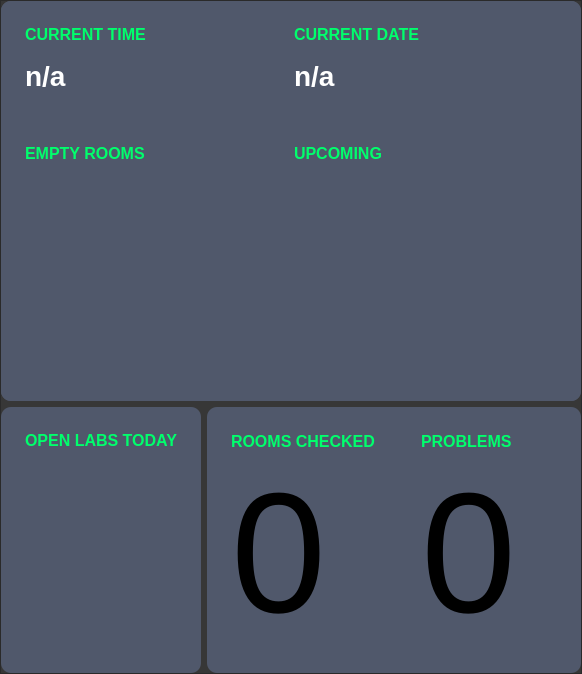
      <widget class="QWidget" name="pageDashboard">
       <property name="sizePolicy">
        <sizepolicy hsizetype="MinimumExpanding" vsizetype="MinimumExpanding">
         <horstretch>0</horstretch>
         <verstretch>0</verstretch>
        </sizepolicy>
       </property>
       <layout class="QGridLayout" name="gridLayout">
        <property name="leftMargin">
         <number>0</number>
        </property>
        <property name="topMargin">
         <number>0</number>
        </property>
        <property name="rightMargin">
         <number>0</number>
        </property>
        <property name="bottomMargin">
         <number>0</number>
        </property>
        <property name="spacing">
         <number>0</number>
        </property>
        <item row="0" column="0">
         <widget class="QFrame" name="frameDashboard">
          <property name="enabled">
           <bool>true</bool>
          </property>
          <property name="sizePolicy">
           <sizepolicy hsizetype="Expanding" vsizetype="Expanding">
            <horstretch>0</horstretch>
            <verstretch>0</verstretch>
           </sizepolicy>
          </property>
          <property name="minimumSize">
           <size>
            <width>0</width>
            <height>0</height>
           </size>
          </property>
          <property name="autoFillBackground">
           <bool>false</bool>
          </property>
          <property name="styleSheet">
           <string notr="true">background-color: rgb(55,55,55);</string>
          </property>
          <property name="frameShape">
           <enum>QFrame::StyledPanel</enum>
          </property>
          <property name="frameShadow">
           <enum>QFrame::Raised</enum>
          </property>
          <layout class="QGridLayout" name="gridLayout_4">
           <property name="leftMargin">
            <number>0</number>
           </property>
           <property name="topMargin">
            <number>0</number>
           </property>
           <property name="rightMargin">
            <number>0</number>
           </property>
           <property name="bottomMargin">
            <number>0</number>
           </property>
           <item row="0" column="0" colspan="2">
            <widget class="QFrame" name="frameDashboardBrief_2">
             <property name="sizePolicy">
              <sizepolicy hsizetype="Expanding" vsizetype="Expanding">
               <horstretch>0</horstretch>
               <verstretch>0</verstretch>
              </sizepolicy>
             </property>
             <property name="accessibleDescription">
              <string>backgroundFrame</string>
             </property>
             <property name="styleSheet">
              <string notr="true">background-color: rgb(80,88,107);
border-radius: 10px;</string>
             </property>
             <property name="frameShape">
              <enum>QFrame::StyledPanel</enum>
             </property>
             <property name="frameShadow">
              <enum>QFrame::Raised</enum>
             </property>
             <property name="lineWidth">
              <number>1</number>
             </property>
             <layout class="QHBoxLayout" name="horizontalLayout">
              <property name="spacing">
               <number>6</number>
              </property>
              <property name="leftMargin">
               <number>0</number>
              </property>
              <property name="topMargin">
               <number>0</number>
              </property>
              <property name="rightMargin">
               <number>0</number>
              </property>
              <property name="bottomMargin">
               <number>0</number>
              </property>
              <item>
               <widget class="QFrame" name="frameDashboardBrief_5">
                <property name="sizePolicy">
                 <sizepolicy hsizetype="Expanding" vsizetype="MinimumExpanding">
                  <horstretch>0</horstretch>
                  <verstretch>2</verstretch>
                 </sizepolicy>
                </property>
                <property name="minimumSize">
                 <size>
                  <width>0</width>
                  <height>400</height>
                 </size>
                </property>
                <property name="accessibleDescription">
                 <string/>
                </property>
                <property name="styleSheet">
                 <string notr="true"/>
                </property>
                <property name="frameShape">
                 <enum>QFrame::StyledPanel</enum>
                </property>
                <property name="frameShadow">
                 <enum>QFrame::Raised</enum>
                </property>
                <layout class="QGridLayout" name="gridLayout_31">
                 <property name="leftMargin">
                  <number>24</number>
                 </property>
                 <property name="topMargin">
                  <number>24</number>
                 </property>
                 <property name="rightMargin">
                  <number>24</number>
                 </property>
                 <property name="bottomMargin">
                  <number>24</number>
                 </property>
                 <property name="verticalSpacing">
                  <number>16</number>
                 </property>
                 <item row="5" column="0">
                  <widget class="QLabel" name="labelDashboard_4">
                   <property name="sizePolicy">
                    <sizepolicy hsizetype="Fixed" vsizetype="Fixed">
                     <horstretch>0</horstretch>
                     <verstretch>0</verstretch>
                    </sizepolicy>
                   </property>
                   <property name="font">
                    <font>
                     <family>Segoe UI</family>
                     <pointsize>12</pointsize>
                     <weight>75</weight>
                     <bold>true</bold>
                    </font>
                   </property>
                   <property name="cursor">
                    <cursorShape>ArrowCursor</cursorShape>
                   </property>
                   <property name="accessibleDescription">
                    <string>titleLabel</string>
                   </property>
                   <property name="styleSheet">
                    <string notr="true">
	color: rgb(0, 255, 108);</string>
                   </property>
                   <property name="text">
                    <string>EMPTY ROOMS</string>
                   </property>
                   <property name="scaledContents">
                    <bool>true</bool>
                   </property>
                   <property name="openExternalLinks">
                    <bool>false</bool>
                   </property>
                   <property name="textInteractionFlags">
                    <set>Qt::LinksAccessibleByMouse</set>
                   </property>
                  </widget>
                 </item>
                 <item row="2" column="0">
                  <widget class="QLabel" name="labelCurrentTime">
                   <property name="sizePolicy">
                    <sizepolicy hsizetype="Preferred" vsizetype="Fixed">
                     <horstretch>0</horstretch>
                     <verstretch>0</verstretch>
                    </sizepolicy>
                   </property>
                   <property name="font">
                    <font>
                     <family>Segoe UI</family>
                     <pointsize>21</pointsize>
                     <weight>75</weight>
                     <bold>true</bold>
                    </font>
                   </property>
                   <property name="cursor">
                    <cursorShape>ArrowCursor</cursorShape>
                   </property>
                   <property name="accessibleDescription">
                    <string>normalLabel</string>
                   </property>
                   <property name="styleSheet">
                    <string notr="true">color: rgb(255, 255, 255);</string>
                   </property>
                   <property name="frameShape">
                    <enum>QFrame::NoFrame</enum>
                   </property>
                   <property name="lineWidth">
                    <number>2</number>
                   </property>
                   <property name="text">
                    <string>n/a</string>
                   </property>
                   <property name="scaledContents">
                    <bool>true</bool>
                   </property>
                   <property name="alignment">
                    <set>Qt::AlignLeading|Qt::AlignLeft|Qt::AlignVCenter</set>
                   </property>
                   <property name="openExternalLinks">
                    <bool>false</bool>
                   </property>
                   <property name="textInteractionFlags">
                    <set>Qt::LinksAccessibleByMouse</set>
                   </property>
                  </widget>
                 </item>
                 <item row="6" column="0">
                  <widget class="QFrame" name="frameEmptyRooms">
                   <property name="sizePolicy">
                    <sizepolicy hsizetype="Expanding" vsizetype="Expanding">
                     <horstretch>0</horstretch>
                     <verstretch>0</verstretch>
                    </sizepolicy>
                   </property>
                   <property name="frameShape">
                    <enum>QFrame::StyledPanel</enum>
                   </property>
                   <property name="frameShadow">
                    <enum>QFrame::Raised</enum>
                   </property>
                   <layout class="QGridLayout" name="gridLayout_28"/>
                  </widget>
                 </item>
                 <item row="2" column="1">
                  <widget class="QLabel" name="labelCurrentDate">
                   <property name="font">
                    <font>
                     <family>Segoe UI</family>
                     <pointsize>21</pointsize>
                     <weight>75</weight>
                     <bold>true</bold>
                    </font>
                   </property>
                   <property name="cursor">
                    <cursorShape>ArrowCursor</cursorShape>
                   </property>
                   <property name="accessibleDescription">
                    <string>normalLabel</string>
                   </property>
                   <property name="styleSheet">
                    <string notr="true">color: rgb(255, 255, 255);</string>
                   </property>
                   <property name="text">
                    <string>n/a</string>
                   </property>
                   <property name="scaledContents">
                    <bool>true</bool>
                   </property>
                   <property name="alignment">
                    <set>Qt::AlignLeading|Qt::AlignLeft|Qt::AlignVCenter</set>
                   </property>
                   <property name="openExternalLinks">
                    <bool>false</bool>
                   </property>
                   <property name="textInteractionFlags">
                    <set>Qt::LinksAccessibleByMouse</set>
                   </property>
                  </widget>
                 </item>
                 <item row="6" column="1">
                  <widget class="QFrame" name="frameUpcomingRooms">
                   <property name="sizePolicy">
                    <sizepolicy hsizetype="Expanding" vsizetype="Expanding">
                     <horstretch>0</horstretch>
                     <verstretch>0</verstretch>
                    </sizepolicy>
                   </property>
                   <property name="frameShape">
                    <enum>QFrame::StyledPanel</enum>
                   </property>
                   <property name="frameShadow">
                    <enum>QFrame::Raised</enum>
                   </property>
                   <layout class="QGridLayout" name="gridLayout_34"/>
                  </widget>
                 </item>
                 <item row="0" column="0">
                  <widget class="QLabel" name="labelDashboardCurrentTime">
                   <property name="sizePolicy">
                    <sizepolicy hsizetype="Fixed" vsizetype="Fixed">
                     <horstretch>0</horstretch>
                     <verstretch>0</verstretch>
                    </sizepolicy>
                   </property>
                   <property name="font">
                    <font>
                     <family>Segoe UI</family>
                     <pointsize>12</pointsize>
                     <weight>75</weight>
                     <bold>true</bold>
                    </font>
                   </property>
                   <property name="cursor">
                    <cursorShape>ArrowCursor</cursorShape>
                   </property>
                   <property name="accessibleDescription">
                    <string>titleLabel</string>
                   </property>
                   <property name="styleSheet">
                    <string notr="true">
	color: rgb(0, 255, 108);</string>
                   </property>
                   <property name="text">
                    <string>CURRENT TIME</string>
                   </property>
                   <property name="scaledContents">
                    <bool>true</bool>
                   </property>
                   <property name="openExternalLinks">
                    <bool>false</bool>
                   </property>
                   <property name="textInteractionFlags">
                    <set>Qt::LinksAccessibleByMouse</set>
                   </property>
                  </widget>
                 </item>
                 <item row="0" column="1">
                  <widget class="QLabel" name="labelDashboardCurrentTime_2">
                   <property name="sizePolicy">
                    <sizepolicy hsizetype="Fixed" vsizetype="Fixed">
                     <horstretch>0</horstretch>
                     <verstretch>0</verstretch>
                    </sizepolicy>
                   </property>
                   <property name="font">
                    <font>
                     <family>Segoe UI</family>
                     <pointsize>12</pointsize>
                     <weight>75</weight>
                     <bold>true</bold>
                    </font>
                   </property>
                   <property name="cursor">
                    <cursorShape>ArrowCursor</cursorShape>
                   </property>
                   <property name="accessibleDescription">
                    <string>titleLabel</string>
                   </property>
                   <property name="styleSheet">
                    <string notr="true">
	color: rgb(0, 255, 108);</string>
                   </property>
                   <property name="text">
                    <string>CURRENT DATE</string>
                   </property>
                   <property name="scaledContents">
                    <bool>true</bool>
                   </property>
                   <property name="openExternalLinks">
                    <bool>false</bool>
                   </property>
                   <property name="textInteractionFlags">
                    <set>Qt::LinksAccessibleByMouse</set>
                   </property>
                  </widget>
                 </item>
                 <item row="5" column="1">
                  <widget class="QLabel" name="labelDashboard_5">
                   <property name="sizePolicy">
                    <sizepolicy hsizetype="Fixed" vsizetype="Fixed">
                     <horstretch>0</horstretch>
                     <verstretch>0</verstretch>
                    </sizepolicy>
                   </property>
                   <property name="font">
                    <font>
                     <family>Segoe UI</family>
                     <pointsize>12</pointsize>
                     <weight>75</weight>
                     <bold>true</bold>
                    </font>
                   </property>
                   <property name="cursor">
                    <cursorShape>ArrowCursor</cursorShape>
                   </property>
                   <property name="accessibleDescription">
                    <string>titleLabel</string>
                   </property>
                   <property name="styleSheet">
                    <string notr="true">
	color: rgb(0, 255, 108);</string>
                   </property>
                   <property name="text">
                    <string>UPCOMING</string>
                   </property>
                   <property name="scaledContents">
                    <bool>true</bool>
                   </property>
                   <property name="openExternalLinks">
                    <bool>false</bool>
                   </property>
                   <property name="textInteractionFlags">
                    <set>Qt::LinksAccessibleByMouse</set>
                   </property>
                  </widget>
                 </item>
                 <item row="4" column="0">
                  <spacer name="verticalSpacer">
                   <property name="orientation">
                    <enum>Qt::Vertical</enum>
                   </property>
                   <property name="sizeType">
                    <enum>QSizePolicy::Fixed</enum>
                   </property>
                   <property name="sizeHint" stdset="0">
                    <size>
                     <width>5</width>
                     <height>36</height>
                    </size>
                   </property>
                  </spacer>
                 </item>
                </layout>
               </widget>
              </item>
             </layout>
            </widget>
           </item>
           <item row="1" column="1">
            <widget class="QFrame" name="frameDashboardProblems">
             <property name="sizePolicy">
              <sizepolicy hsizetype="Expanding" vsizetype="Expanding">
               <horstretch>0</horstretch>
               <verstretch>1</verstretch>
              </sizepolicy>
             </property>
             <property name="accessibleDescription">
              <string>backgroundFrame</string>
             </property>
             <property name="styleSheet">
              <string notr="true">background-color: rgb(80,88,107);
border-radius: 10px;</string>
             </property>
             <property name="frameShape">
              <enum>QFrame::StyledPanel</enum>
             </property>
             <property name="frameShadow">
              <enum>QFrame::Raised</enum>
             </property>
             <layout class="QGridLayout" name="gridLayout_30">
              <property name="leftMargin">
               <number>24</number>
              </property>
              <property name="topMargin">
               <number>24</number>
              </property>
              <property name="rightMargin">
               <number>24</number>
              </property>
              <property name="bottomMargin">
               <number>24</number>
              </property>
              <item row="0" column="0">
               <widget class="QLabel" name="labelDashboardTotalReports">
                <property name="font">
                 <font>
                  <family>Segoe UI</family>
                  <pointsize>12</pointsize>
                  <weight>75</weight>
                  <bold>true</bold>
                 </font>
                </property>
                <property name="cursor">
                 <cursorShape>ArrowCursor</cursorShape>
                </property>
                <property name="accessibleDescription">
                 <string>titleLabel</string>
                </property>
                <property name="styleSheet">
                 <string notr="true">
	color: rgb(0, 255, 108);</string>
                </property>
                <property name="text">
                 <string>ROOMS CHECKED</string>
                </property>
                <property name="scaledContents">
                 <bool>true</bool>
                </property>
                <property name="openExternalLinks">
                 <bool>false</bool>
                </property>
                <property name="textInteractionFlags">
                 <set>Qt::LinksAccessibleByMouse</set>
                </property>
               </widget>
              </item>
              <item row="0" column="1">
               <spacer name="horizontalSpacer_2">
                <property name="orientation">
                 <enum>Qt::Horizontal</enum>
                </property>
                <property name="sizeHint" stdset="0">
                 <size>
                  <width>40</width>
                  <height>20</height>
                 </size>
                </property>
               </spacer>
              </item>
              <item row="0" column="2">
               <widget class="QLabel" name="labelDashboardProblems">
                <property name="font">
                 <font>
                  <family>Segoe UI</family>
                  <pointsize>12</pointsize>
                  <weight>75</weight>
                  <bold>true</bold>
                 </font>
                </property>
                <property name="cursor">
                 <cursorShape>ArrowCursor</cursorShape>
                </property>
                <property name="accessibleDescription">
                 <string>titleLabel</string>
                </property>
                <property name="styleSheet">
                 <string notr="true">
	color: rgb(0, 255, 108);</string>
                </property>
                <property name="text">
                 <string>PROBLEMS</string>
                </property>
                <property name="scaledContents">
                 <bool>true</bool>
                </property>
                <property name="openExternalLinks">
                 <bool>false</bool>
                </property>
                <property name="textInteractionFlags">
                 <set>Qt::LinksAccessibleByMouse</set>
                </property>
               </widget>
              </item>
              <item row="1" column="0">
               <widget class="QLabel" name="labelNumberReports">
                <property name="sizePolicy">
                 <sizepolicy hsizetype="Expanding" vsizetype="Expanding">
                  <horstretch>0</horstretch>
                  <verstretch>0</verstretch>
                 </sizepolicy>
                </property>
                <property name="font">
                 <font>
                  <pointsize>128</pointsize>
                 </font>
                </property>
                <property name="accessibleDescription">
                 <string>LCDNumber</string>
                </property>
                <property name="text">
                 <string>0</string>
                </property>
               </widget>
              </item>
              <item row="0" column="4">
               <spacer name="horizontalSpacer">
                <property name="orientation">
                 <enum>Qt::Horizontal</enum>
                </property>
                <property name="sizeHint" stdset="0">
                 <size>
                  <width>40</width>
                  <height>20</height>
                 </size>
                </property>
               </spacer>
              </item>
              <item row="1" column="2">
               <widget class="QLabel" name="labelNumberProblems">
                <property name="sizePolicy">
                 <sizepolicy hsizetype="Expanding" vsizetype="Expanding">
                  <horstretch>0</horstretch>
                  <verstretch>0</verstretch>
                 </sizepolicy>
                </property>
                <property name="font">
                 <font>
                  <pointsize>128</pointsize>
                 </font>
                </property>
                <property name="accessibleDescription">
                 <string>LCDNumber</string>
                </property>
                <property name="text">
                 <string>0</string>
                </property>
               </widget>
              </item>
             </layout>
            </widget>
           </item>
           <item row="1" column="0">
            <widget class="QFrame" name="frameDashboardTotal">
             <property name="sizePolicy">
              <sizepolicy hsizetype="Expanding" vsizetype="Expanding">
               <horstretch>0</horstretch>
               <verstretch>1</verstretch>
              </sizepolicy>
             </property>
             <property name="accessibleDescription">
              <string>backgroundFrame</string>
             </property>
             <property name="styleSheet">
              <string notr="true">background-color: rgb(80,88,107);
border-radius: 10px;</string>
             </property>
             <property name="frameShape">
              <enum>QFrame::StyledPanel</enum>
             </property>
             <property name="frameShadow">
              <enum>QFrame::Raised</enum>
             </property>
             <layout class="QGridLayout" name="gridLayout_32">
              <property name="leftMargin">
               <number>24</number>
              </property>
              <property name="topMargin">
               <number>24</number>
              </property>
              <property name="rightMargin">
               <number>24</number>
              </property>
              <property name="bottomMargin">
               <number>24</number>
              </property>
              <item row="0" column="0">
               <widget class="QLabel" name="labelDashboard_14">
                <property name="sizePolicy">
                 <sizepolicy hsizetype="Fixed" vsizetype="Fixed">
                  <horstretch>0</horstretch>
                  <verstretch>0</verstretch>
                 </sizepolicy>
                </property>
                <property name="font">
                 <font>
                  <family>Segoe UI</family>
                  <pointsize>12</pointsize>
                  <weight>75</weight>
                  <bold>true</bold>
                 </font>
                </property>
                <property name="cursor">
                 <cursorShape>ArrowCursor</cursorShape>
                </property>
                <property name="accessibleDescription">
                 <string>titleLabel</string>
                </property>
                <property name="styleSheet">
                 <string notr="true">
	color: rgb(0, 255, 108);</string>
                </property>
                <property name="text">
                 <string>OPEN LABS TODAY</string>
                </property>
                <property name="scaledContents">
                 <bool>true</bool>
                </property>
                <property name="openExternalLinks">
                 <bool>false</bool>
                </property>
                <property name="textInteractionFlags">
                 <set>Qt::LinksAccessibleByMouse</set>
                </property>
               </widget>
              </item>
              <item row="1" column="0">
               <widget class="QFrame" name="frameOpenLabs">
                <property name="sizePolicy">
                 <sizepolicy hsizetype="Expanding" vsizetype="Expanding">
                  <horstretch>0</horstretch>
                  <verstretch>0</verstretch>
                 </sizepolicy>
                </property>
                <property name="frameShape">
                 <enum>QFrame::StyledPanel</enum>
                </property>
                <property name="frameShadow">
                 <enum>QFrame::Raised</enum>
                </property>
                <layout class="QGridLayout" name="gridLayout_33"/>
               </widget>
              </item>
             </layout>
            </widget>
           </item>
          </layout>
         </widget>
        </item>
       </layout>
      </widget>
